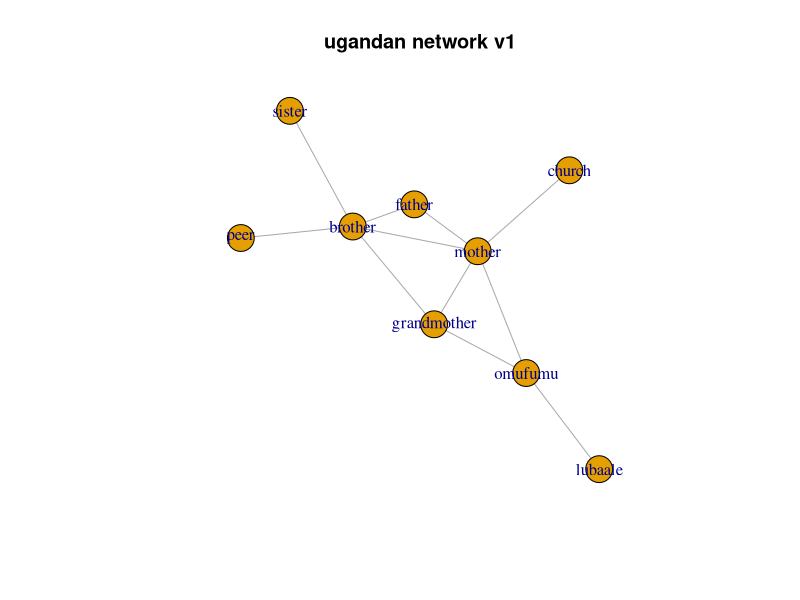

Recreate this plot in R.
library(tidyverse)
library(igraph)

network1 <- graph( edges=c("brother", "sister", "brother", "mother","brother", "father", "brother","peer", "brother","grandmother","grandmother","omufumu","omufumu","lubaale", "mother", "omufumu",'mother',"grandmother", "father","mother","mother","church"),
                   directed = FALSE
  
)

png (filename = "networkv1.png")
plot (network1)
title(main = "ugandan network v1")
dev.off()
